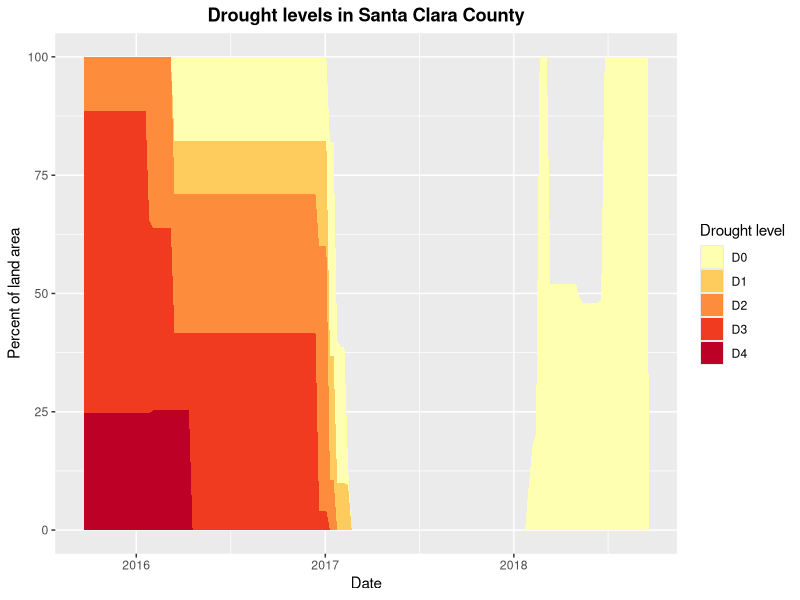

Recreate this plot in R.
# This script takes a drought level dataset from the United States Drought
# Monitor website and plots an area plot of % land area at each drought level
# vs. time for a particular county.

# import packages
library(readr)
library(dplyr)
library(ggplot2)
library(tidyr)

# read in drought dataset
df <- read_csv("CA Drought Data 20150924-20180924.csv", 
               col_types = cols(ReleaseDate = col_date(format = "%Y%m%d"), 
                                ValidEnd = col_date(format = "%Y-%m-%d"), 
                                ValidStart = col_date(format = "%Y-%m-%d")))

# Sanity check: should have all 58 counties
df %>% summarize(distinct = n_distinct(County))

# Sanity check: each county should have ~156 observations
df %>% group_by(County) %>%
    summarize(count = n()) %>%
    distinct(count)

# select important rows
df_levels <- df %>% select(County, Date = ValidStart, D0:D4)


# filter for just Santa Clara County
df_county <- df_levels %>% 
    filter(County == "Santa Clara County") %>%
    gather(D0:D4, key = "Drought level", 
           value = "Percent of land area")

# make area plot
ggplot(data = df_county) + 
    geom_area(mapping = aes(x = Date, y = `Percent of land area`, 
                            fill = `Drought level`)) + 
    labs(title = "Drought levels in Santa Clara County") +
    scale_fill_brewer(palette = "YlOrRd") +
    theme(plot.title = element_text(face = "bold", hjust = 0.5))
